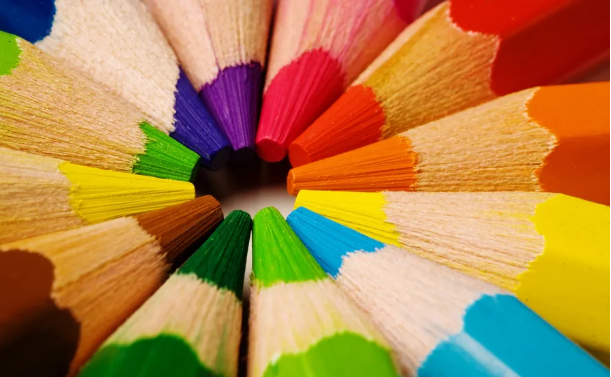
%> input picture Digital image processing using octave/DIP_chapter_ten/img.png, 611 x 377 px
$ octave DIP_CH10.m   (GNU Octave 9; MATLAB toolbox functions it lacks are replaced by stand-ins)
%> lines starting %> are read from the running program, lines starting %| are printed output that depends on the picture; in (x1, y1, x2, y2) boxes, pixels count from 0 and x2, y2 are one past the last pixel; in counts of white or black regions, pixels touching at a corner belong together; the program's own positions count from 1
## Canny Edge Detector
pkg load image;
img = im2double(imread('img.png'));

if ndims(img) == 3
    img = rgb2gray(img);   % convert RGB → grayscale
%> img: size 377x611 double
end

edges = edge(img, 'canny');
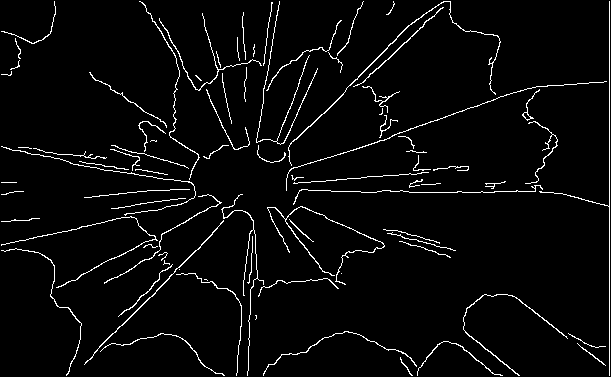
%> edges: size 377x611 logical; 3.8% white in thin lines or dots
imshow(edges);
title('Canny Edge Detection');


## Harris Corner Detector
% Parameters
sigma = 2;    % Gaussian smoothing
k = 0.04;     % Harris constant
threshold = 1e-5;

% Compute gradients
[Gx, Gy] = imgradientxy(img);

% Structure tensor components
Ix2 = imgaussfilt(Gx.^2, sigma);
Iy2 = imgaussfilt(Gy.^2, sigma);
Ixy = imgaussfilt(Gx.*Gy, sigma);

% Harris response
R = (Ix2.*Iy2 - Ixy.^2) - k*(Ix2 + Iy2).^2;
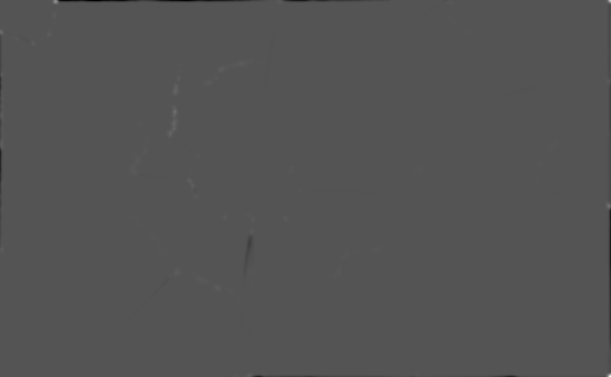
%> R: size 377x611 double; min -2.01, max 4.05, mean -0.00423; drawn with min black and max white

% Thresholding
corner_map = R > threshold * max(R(:));
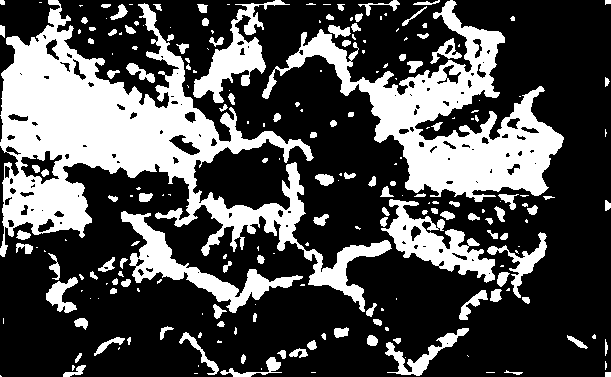
%> corner_map: size 377x611 logical; 31% white; 223 white regions (105 under 20 px), largest, box (x1, y1, x2, y2) and area: (0, 0, 392, 312) 32129, (262, 0, 564, 202) 18190, (121, 211, 303, 313) 3884

% Display
imshow(img); hold on;
[y, x] = find(corner_map);
%> y = 71460 values from 1 to 377; x = 71460 values from 1 to 611
plot(x, y, 'r.');
title('Harris Corners');

## Marking Detected Corners
pkg load image;

img = im2double(imread('img.png'));
if ndims(img) == 3
    img = rgb2gray(img);
end

% Parameters
sigma = 2;    % Gaussian smoothing
k = 0.04;     % Harris constant
threshold = 0.01; % relative threshold

% Compute gradients
[Gx, Gy] = imgradientxy(img);

% Structure tensor components (smoothed)
Ix2 = imgaussfilt(Gx.^2, sigma);
Iy2 = imgaussfilt(Gy.^2, sigma);
Ixy = imgaussfilt(Gx.*Gy, sigma);

% Harris response
R = (Ix2 .* Iy2 - Ixy.^2) - k * (Ix2 + Iy2).^2;

% Threshold Harris response
corner_thresh = R > threshold * max(R(:));
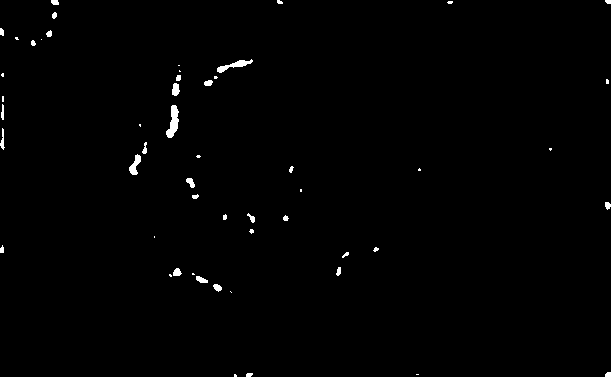
%> corner_thresh: size 377x611 logical; 0.73% white; 53 white regions (23 under 20 px), largest, box (x1, y1, x2, y2) and area: (166, 105, 179, 138) 241, (217, 59, 253, 73) 174, (129, 154, 141, 175) 129

% Get row/col coordinates
[r, c] = find(corner_thresh);
%> r = 1688 values from 1 to 377; c = 1688 values from 1 to 611

% Show detected corners
imshow(img); hold on;
plot(c, r, 'r*');
title('Detected Corners');

## Blob Detection using LoG (Laplacian of Gaussian)
log_filter = fspecial('log', [5 5], 0.5);
blob_img = imfilter(img, log_filter, 'replicate');
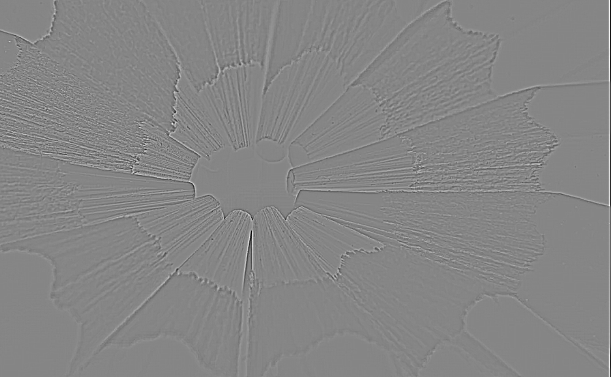
%> blob_img: size 377x611 double; min -1.62, max 1.47, mean 0.000208; drawn with min black and max white
imshow(blob_img, []);
title('Blob Detection via LoG');


# Feature Descriptor (Simplified - Intensity Patch)
patch1 = img(30:39, 40:49); % Patch from reference image
imshow(patch1);
title('Template Patch');

#Template Matching (Correlation-Based)
corr_result = normxcorr2(patch1, img);
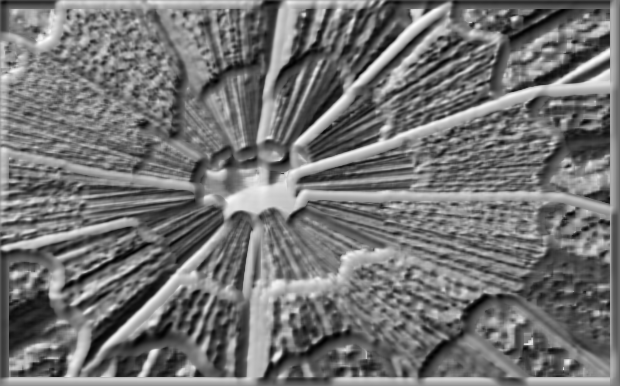
%> corr_result: size 386x620 double; min -0.97, max 1, mean -0.0744; drawn with min black and max white
[max_corr, idx] = max(corr_result(:));
%> max_corr = 1; idx = 18567
[y, x] = ind2sub(size(corr_result), idx);
%> y = 39; x = 49
imshow(img);
hold on;
rectangle('Position', [x-9, y-9, 10, 10], 'EdgeColor', 'g');
title('Matched Template Location');
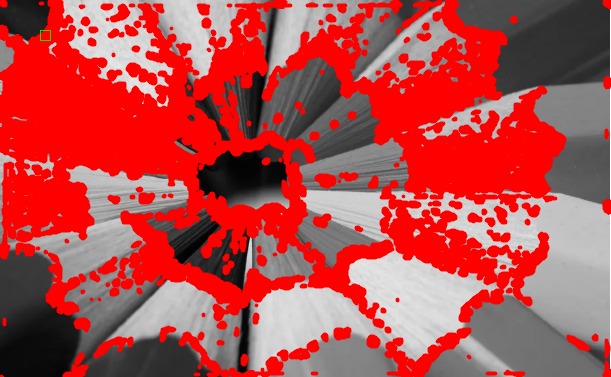
%> figure redrawn from the program's plot data; its title reads 'Matched Template Location'
